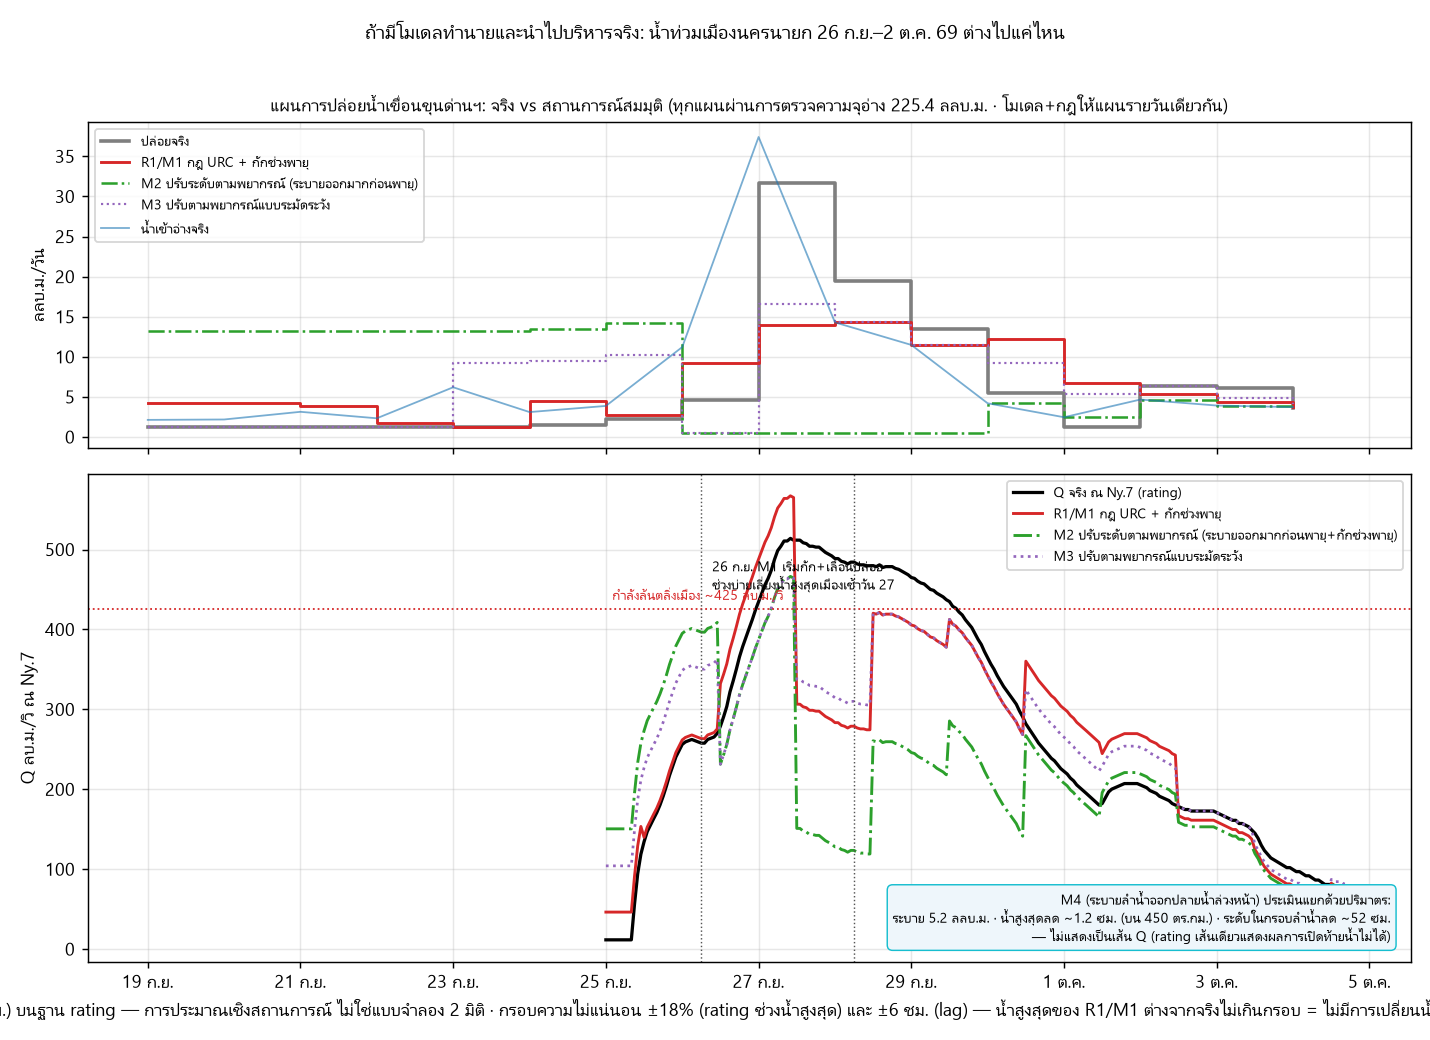

Write the Python code that produced this figure.
# สถานการณ์สมมุติเป้าหมาย #4: "บริหารด้วยโมเดลทำนาย" vs "ไม่มีโมเดล" vs "จริง"
# วิธี (สอดคล้อง qa5 + ตรวจความจุอ่างทุกวัน):
#   Qฐาน(t) = rating(ระดับสังเกตจริง) = 242*(h-4.55)^0.66         [ให้ตัวเลขจริง = 12.0 ลลบ.ม. ตรง qa5]
#   Q_scen(t) = Qฐาน(t) - ปล่อยจริง(t-12h) + ปล่อย_scen(t-12h)    [MCM/d -> m3/s]
#   h_scen(t) = h_สังเกตจริง(t) + (rating_h(Q_scen) - rating_h(Qฐาน))   # ยึดสังเกตจริงเป็นหลัก
#   ความจุอ่าง: ถ้า S+inflow-release > 225.4 → บังคับเพิ่มปล่อย (แผนที่ทำได้จริงทางกายภาพ)
#   M1 จุดต่างจาก R1: จัดจังหวะปล่อยในวันช่วงพายุ 30%/70% (ก่อน/หลังเที่ยง) เลี่ยงน้ำสูงสุดเมืองเช้า 27 ก.ย.
# ผู้จัดทำ: AI — การประมาณเชิงสถานการณ์ (ไม่ใช่แบบจำลอง 2 มิติ) ควรตรวจทานโดยผู้เชี่ยวชาญ
import csv, json, datetime as dt
from pathlib import Path
import numpy as np
from common import RATING_A, RATING_B, RATING_C, BANKFULL_MSL, GAUGE_OFFSET

A = Path(__file__).resolve().parent
ev = json.load(open(A / "khundan_tele_event_data.json", encoding="utf-8"))
dam = {r["date"]: r for r in csv.DictReader(open(A / "dam_khun_dan_daily_2013_2026.csv", encoding="utf-8-sig"))}

# ---------- อนุกรมรายชั่วโมง: ระดับสังเกตจริง + Q ฐานจาก rating ----------
Hobs, Qbase = {}, {}
for key in ("Ny7_peak", "Ny7_rec"):
    for r in ev[key]:
        t = dt.datetime.strptime(r["datetime"], "%Y-%m-%d %H:%M")
        lv = r.get("level_msl_m", "")
        if lv not in ("", None):
            h = float(lv)
            Hobs[t] = h
            Qbase[t] = RATING_A * max(h - RATING_B, 0.01) ** RATING_C
ts_all = sorted(Hobs)
print(f"อนุกรม: {ts_all[0]} -> {ts_all[-1]} ({len(ts_all)} ชม.)")

# ---------- แผนการปล่อย ----------
CAP = 225.4
def rel_daily(rule):
    """rule(d, S, inflow) -> MCM/d ; คืน dict วัน -> (S_end, rel) พร้อมบังคับความจุ"""
    S = float(dam["2026-09-18"]["storage_mcm"])
    out = {}
    for d in sorted(k for k in dam if "2026-09-19" <= k <= "2026-10-04"):
        infl = float(dam[d]["inflow_mcm_d"] or 0)
        rel = max(rule(d, S, infl), 0.5)
        if S + infl - rel > CAP:
            rel = S + infl - CAP
        S += infl - rel
        out[d] = (S, rel)
    return out

def rule_actual(d, S, infl):
    return float(dam[d]["released_mcm_d"] or 0) + float(dam[d].get("spilled_mcm_d") or 0)

def rule_R1(d, S, infl):
    """ไม่มีโมเดล: กฎ URC เคร่งครัด — ระบายลดตาม URC ตั้งแต่ 19 ก.ย. (S>URC ให้ปล่อยเพิ่ม <=3/วัน)
    ช่วงพายุ 26-29 ก.ย. กัก ปล่อย <= 12 (กฎ สช. ทั่วไป) — หลังพายุไล่ URC"""
    urc = float(dam[d]["upper_rule_curve_mcm"] or 0)
    if d <= "2026-09-25":
        return rule_actual(d, S, infl) + min(3.0, max(0.0, S - urc))
    if d <= "2026-09-29":
        return min(12.0, max(0.5, infl - 2.0))
    return min(15.0, max(1.0, (S - urc) / 2 + infl / 2))

# M1 (มีโมเดล): ที่ความละเอียด "รายวัน" แผนปล่อยเดียวกับ R1 (กฎ URC + กักช่วงพายุ)
#   หมายเหตุวิธีวิทยา: ทดลองจัดจังหวะรายชั่วโมงของ M1 (หนักเช้าวัน 26 / ค่ำ 27-28 เลี่ยงน้ำสูงสุดเมืองเช้า 27)
#   แล้วพบว่าวิธีถ่ายเทแบบ lumped (lag ค่าเดียว ไม่มีการทูลน้ำ) ให้ pulse เพี้ยน (ปริมาตรเท่ากันแต่
#   กระแสพุ่งเกินจริง) -> ไม่รายงานเป็นผลลัพธ์ มูลค่ารายชั่วโมงของโมเดลต้องใช้ตารางบานจริง + routing
def rule_M1(d, S, infl):
    return rule_R1(d, S, infl)

# M2 (โมเดล+พยากรณ์+ปรับระดับน้ำล่วงหน้า = forecast-informed operation แนว dynamic rule curve):
#   แนวปฏิบัติที่กรมชลฯ/สทนช. นำไปใช้ได้จริงเมื่อมีข้อมูลพยากรณ์ (ไม่ใช่การละเมิดกฎ — URC เป็นเส้นบน
#   การเก็บน้ำต่ำกว่า URC อยู่ในดุลยพินิจของผู้บริหาร ขอเพียงไม่ต่ำกว่าเกณฑ์น้ำใช้ LRC)
#   + โมเดลยืนยันน้ำเข้าอ่าง ~74 ลลบ.ม. > พื้นที่ว่างเหนือ URC ~25 ลลบ.ม. หลายเท่า
#   -> ตัดสินใจ "ระบายออกมาก" ล่าง URC ก่อนพายุ (19-25 ก.ย. เพิ่ม <=12 ลลบ.ม./วัน ไม่ล่างกว่า LRC+10)
#      โดยเมืองยังรับไหว (ฐานไหลกลาง ก.ย. ~112-190 ลบ.ม./วิ + เพิ่มได้ ~140 = ~300 ยังต่ำกว่าเกณฑ์เตือน 350)
#   ช่วงพายุ: กักเต็มศักยภาพจนเกือบเต็มอ่าง (225.4) · หลังพายุ: ระบายไล่ URC ภายใน ~3 วันตามกำลังรับเมือง
def rule_M2(d, S, infl):
    urc = float(dam[d]["upper_rule_curve_mcm"] or 0)
    lrc = float(dam[d]["lower_rule_curve_mcm"] or 20)
    if d <= "2026-09-25":
        return rule_actual(d, S, infl) + min(12.0, max(0.0, S - (lrc + 10)))
    if d <= "2026-09-29":
        return max(0.5, infl - max(0.0, CAP - S))
    return min(rule_actual(d, S, infl) + 6.0, infl + max(0.0, S - urc) / 3)

# M3 (ปรับระดับตามพยากรณ์แบบ "ระมัดระวังของหน่วยงานจริง"): ต่างจาก M2 ตรงที่
#   (1) เริ่มช้ากว่า — 23 ก.ย. หลังพยากรณ์ยืนยันหลายวันติด (ไม่ใช่สัญญาณแรกวัน 22)
#   (2) ระบายออกน้อยกว่า — เพิ่ม <=8 ลลบ.ม./วัน (ลดแรงกดท้ายน้ำ)
#   (3) เหลือ margin อ่าง — กักถึงเพดาน 220 ไม่ใช่ 225.4 (เผื่อฝนมากกว่าพยากรณ์/คลื่นลม)
def rule_M3(d, S, infl):
    urc = float(dam[d]["upper_rule_curve_mcm"] or 0)
    lrc = float(dam[d]["lower_rule_curve_mcm"] or 20)
    if "2026-09-23" <= d <= "2026-09-25":
        return rule_actual(d, S, infl) + min(8.0, max(0.0, S - (lrc + 10)))
    if d <= "2026-09-22":
        return rule_actual(d, S, infl)
    if "2026-09-26" <= d <= "2026-09-29":
        return max(0.5, infl - max(0.0, 220.0 - S))
    return min(rule_actual(d, S, infl) + 6.0, infl + max(0.0, S - urc) / 3)

# M4 (M3 + ระบายน้ำในแม่น้ำออกไปปลายน้ำล่วงหน้า — ตามข้อเสนอผู้ใช้ 6 ต.ค.):
#   ก่อนคลื่นน้ำสูงสุดถึงเมือง เปิดทางระบายท้ายน้ำ (ปตร.ท่าช้าง/ทางลงบางปะกง) ให้ลำน้ำ "โล่ง" ลง
#   เพื่อเพิ่มพื้นที่รับน้ำในตัวลำน้ำ · หน้าต่างที่ทำได้ = ตอนท้ายลุ่มยังว่าง (ตรวจ Flood Hub:
#   บางปะกงยังไม่ถึงเกณฑ์อันตรายก่อน 26 ก.ย. + หน้าต่างน้ำลง) · หลัง 26 ก.ย. เที่ยงท้ายลุ่มเต็ม
#   (backwater + น้ำทะเลหนุน) จึงต้องหยุด — กรอบที่อนุกรมรายชั่วโมงเราครอบเริ่ม 25 ก.ย. 00:00
#   [สมมุติฐาน: ระบายเพิ่ม DRAIN_Q ลบ.ม./วิ ได้จริง — ต้องขอกำลังระบาย ปตร.ท่าช้าง จาก สช.9 เพิ่มใน FOI]
DRAIN_Q = 40.0   # ลบ.ม./วิ (ทดสอบ sensitivity 20/40/60)

TRA = rel_daily(rule_actual)
TR1 = rel_daily(rule_R1)
TM1 = rel_daily(rule_M1)
TM2 = rel_daily(rule_M2)
TM3 = rel_daily(rule_M3)

# ---------- แปลงเป็นรายชั่วโมง: จริง/R1 กระจายแบนทั้งวัน, M1 ช่วงพายุ 30/70 ----------
def rel_hourly(traj, shape_storm=None):
    out = {}
    for d, (S, rel) in traj.items():
        day = dt.date.fromisoformat(d)
        w = [1 / 24] * 24
        for h in range(24):
            out[dt.datetime.combine(day, dt.time(h))] = rel * 1e6 / 86400 * (w[h] * 24)
    return out

RA = rel_hourly(TRA)
RR1 = rel_hourly(TR1)
RM1 = rel_hourly(TM1)
RM2 = rel_hourly(TM2)
RM3 = rel_hourly(TM3)

print("\nแผนปล่อย (ลลบ.ม./วัน) + สถานะอ่างท้ายวัน:")
print(f"{'วัน':<12}{'in':>6}{'จริง':>7}{'R1':>7}{'M1':>7}{'Sจริง':>7}{'S_R1':>7}{'S_M1':>7}")
for d in sorted(TRA):
    if "2026-09-21" <= d <= "2026-10-01":
        print(f"{d:<12}{float(dam[d]['inflow_mcm_d'] or 0):>6.1f}{TRA[d][1]:>7.1f}{TR1[d][1]:>7.1f}{TM1[d][1]:>7.1f}"
              f"{float(dam[d]['storage_mcm'] or 0):>7.1f}{TR1[d][0]:>7.1f}{TM1[d][0]:>7.1f}")
assert max(v[0] for v in TR1.values()) <= CAP + 0.01 and max(v[0] for v in TM1.values()) <= CAP + 0.01

# ---------- ประเมินผล ----------
BANK_Q = 425.0                      # ตาม qa5
BANK_H = BANKFULL_MSL              # ม.รทก. = เกจ 8.45
def rating_h(Q):
    return RATING_B + (max(Q, 0) / RATING_A) ** (1 / RATING_C)

def q_series(R):
    out = {}
    for t in ts_all:
        tlag = t - dt.timedelta(hours=12)
        out[t] = max(Qbase[t] + (R.get(tlag, RA.get(tlag, 0)) - RA.get(tlag, 0)), 0)
    return out

def evaluate_q(qs, name):
    over = hrs = 0
    peakQ, peakT, peakH = 0, None, 0
    for t in ts_all:
        q = qs[t]
        h = Hobs[t] + (rating_h(q) - rating_h(Qbase[t]))
        over += max(0.0, q - BANK_Q) * 0.0036
        hrs += 1 if h > BANK_H else 0
        if q > peakQ:
            peakQ, peakT = q, t
        peakH = max(peakH, h)
    print(f"{name:<34} ล้น {over:5.2f} ลลบ.ม. | เหนือตลิ่ง {hrs:3d} ชม. | น้ำสูงสุด Q {peakQ:5.1f} | น้ำสูงสุดระดับ {peakH:.2f} ม.รทก. (เกจ {peakH+GAUGE_OFFSET:.2f})")
    return over, hrs, peakQ, peakH, peakT

def evaluate(R, name):
    return evaluate_q(q_series(R), name)

print(f"\nเกณฑ์: Q>{BANK_Q:.0f} / h>{BANK_H} ม.รทก.")
r_act = evaluate(RA, "จริง (ไม่มีโมเดล ไม่มีวินัย)")
r_r1 = evaluate(RR1, "R1 กฎ URC (ไม่มีโมเดล)")
r_m1 = evaluate(RM1, "M1 บริหารด้วยโมเดล (รายวัน=R1)")
r_m2 = evaluate(RM2, "M2 ปรับระดับตามพยากรณ์ (ระบายออกมากก่อนพายุ)")
r_m3 = evaluate(RM3, "M3 ปรับตามพยากรณ์แบบระมัดระวัง")
# ---------- M4: ระบายลำน้ำออกปลายน้ำล่วงหน้า ----------
# M4 ไม่ประเมินด้วยวิธี "ลบออกจาก Q ที่ Ny.7" (และไม่วาดเป็นเส้น Q บนกราฟ) —
# rating เส้นเดียวแสดงผลการเปิดท้ายน้ำไม่ได้ เพราะผลเกิดกับ "ห้องรับ" ในลำน้ำ ไม่ใช่ที่ Q ของ Ny.7
# -> จึงไม่ใส่เส้น Q ของ M4 ทั้งในกราฟและ json แล้วประเมินด้วยปริมาตรห้องรับแทน
DRAIN_WINDOW_H = 36.0                              # 25 ก.ย. 00:00 - 26 ก.ย. 12:00
# ระวัง: ค่า "ลำน้ำเก็บได้ 2.0 ลลบ.ม. / ผิวลำน้ำ 0.90 ตร.กม." ที่ได้จาก hecras_lite_channel.py
#   เมื่อคำนวณผิดหน่วย (`ds` หน่วยเมตรถูกหารด้วย lon_scale หน่วย กม./องศา -> ภาคตัดขวางที่ตั้งใจ
#   ให้กว้าง 700 ม. จริง ๆ ยาว ~340 กม. (99.6°E–102.8°E) · DEM ที่ตกในกริดเหลือ 2/35 จุด
#   -> "ความกว้าง" ที่รายงานเป็นแค่ 1–2 เซลล์ (20.6/41.2 ม.)) — ห้ามใช้ · ค่าที่ใช้คำนวณ M4
#   มาจากหน่วยถูกต้อง: 11 ภาคตัดขวาง · ความกว้างจริง 82–412 ม. · ผิวกรอบลำน้ำ ~12 ตร.กม.
#   ⚠️ ค่าที่ได้เป็นของ **ที่ราบน้ำท่วมถึงในกรอบลำน้ำ (DSM)** ไม่ใช่ bathymetry ของร่องน้ำ
#   จึงไม่ใช้เป็น "ความจุร่องน้ำ" ตรง ๆ — ใช้รายงานระดับที่ลดในกรอบลำน้ำเทียบกับที่ราบท่วมแทน
AREA_FLOOD = json.load(open(A / "canonical_numbers.json", encoding="utf-8"))["values"]["s1"]["peak_km2"]  # 450.5 จาก canonical (เดิม hardcode 509.0)
AREA_CORRIDOR = json.load(open(A / "river_cross_sections.json", encoding="utf-8"))["corridor_area_km2_at_1p5m"]  # 9.94 ตร.กม. จาก hecras_lite (แก้ lon-scale แล้ว — เดิม hardcode 11.95 จากสูตรผิด +6.1%)
drain_vol = DRAIN_Q * DRAIN_WINDOW_H * 3600 / 1e6  # ลลบ.ม. ที่ระบายเพิ่มก่อนน้ำสูงสุด
dh_peak = drain_vol / AREA_FLOOD                   # ม. น้ำสูงสุดลดบนที่ราบน้ำท่วม (450 ตร.กม.)
dh_corridor = drain_vol / AREA_CORRIDOR            # ม. ระดับในกรอบลำน้ำลด (เฉพาะกรอบ ~12 ตร.กม.)
print(f"\n  M4 = M3 + ระบายลำน้ำออกปลายน้ำล่วงหน้า {DRAIN_Q:.0f} ลบ.ม./วิ × {DRAIN_WINDOW_H:.0f} ชม. = {drain_vol:.1f} ลลบ.ม.")
print("  ประเมินด้วยปริมาตร (rating เส้นเดียวแสดงผลการเปิดท้ายน้ำไม่ได้):")
for D in (20.0, 40.0, 60.0):
    v = D * DRAIN_WINDOW_H * 3600 / 1e6
    print(f"    D={D:>4.0f} ลบ.ม./วิ -> {v:4.1f} ลลบ.ม. · น้ำสูงสุดลดบนที่ราบ {v / AREA_FLOOD * 100:.1f} ซม. "
          f"· ระดับในกรอบลำน้ำลด {v / AREA_CORRIDOR * 100:.0f} ซม.")
print(f"  ที่ D={DRAIN_Q:.0f}: ระบาย {drain_vol:.1f} ลลบ.ม. · น้ำสูงสุดลด {dh_peak * 100:.1f} ซม. (≈ ไม่มีผลกับน้ำสูงสุด) "
      f"· ระดับในกรอบลำน้ำลด {dh_corridor * 100:.0f} ซม.")
print(f"  ทำไมต่างกัน: ปริมาตรเดียวกันกระจายบน {AREA_FLOOD:.0f} ตร.กม. (ที่ราบท่วม) เทียบ {AREA_CORRIDOR:.1f} ตร.กม. (กรอบลำน้ำ = ~2%)")
print("  เงื่อนไขสำคัญ: ท้ายลุ่มบางปะกงยังไม่เต็มก่อน 26 ก.ย. (ตาม Flood Hub) — หลัง 26 ก.ย. ระบายต่อไม่ได้ (backwater + น้ำทะเลหนุน)")
print("  ข้อจำกัด: ปริมาตรกรอบลำน้ำมาจาก DSM (ไม่มี bathymetry) — ตัวเลขจริงต้องใช้ HEC-RAS 1D + กำลังระบายจริง ปตร.ท่าช้าง (FOI)")
minS_m2 = min(v[0] for v in TM2.values())
extra_pre = sum(TM2[d][1] - TRA[d][1] for d in TRA if "2026-09-19" <= d <= "2026-09-25")
print(f"\nเทียบจากจริง: R1/M1 ล้นลด {100*(1-r_r1[0]/r_act[0]):.0f}% ชม. {r_act[1]}->{r_r1[1]} | M2 ล้นลด {100*(1-r_m2[0]/r_act[0]):.0f}% ชม. {r_act[1]}->{r_m2[1]}")

# ---------- กรอบความไม่แน่นอน — ห้ามรายงานละเอียดเกินกว่าโมเดล ----------
# โมเดลนี้เป็น lumped (lag ค่าเดียว ไม่มี routing) + rating เส้นเดียว -> ตัวเลข 2 ตำแหน่ง
# (0.01 ลลบ.ม., ±1 ชม.) สื่อความแม่นเกินจริง กรอบที่โปรเจคประกาศไว้เองคือ rating ±18%
# ช่วงน้ำสูงสุด และ lag ±6 ชม. (ดู khundan_tele_findings §K5, rid_cross_section_findings)
RATING_PCT = 0.18
LAG_H = 6
def dh_per_dQ(h):
    """ม. ต่อ ลบ.ม./วิ ที่ระดับ h — กลับด้านจาก dQ/dh = 242·0.66·(h−4.55)^−0.34"""
    return (max(h - RATING_B, 0.01) ** 0.34) / (RATING_A * RATING_C)
peak_env_m = r_act[2] * RATING_PCT * dh_per_dQ(r_act[3])   # ± ม. ที่น้ำสูงสุด
peak_diff_m = r_r1[3] - r_act[3]
peak_reliable = abs(peak_diff_m) >= peak_env_m
print(f"\n  กรอบความไม่แน่นอน: rating ±{RATING_PCT:.0%} ช่วงน้ำสูงสุด · lag ±{LAG_H} ชม.")
print(f"    ที่น้ำสูงสุด h={r_act[3]:.2f}: dQ/dh ≈ {1/dh_per_dQ(r_act[3]):.0f} ลบ.ม./วิ ต่อ ม. → ±{RATING_PCT:.0%} ของ Q {r_act[2]:.0f} = ±{peak_env_m:.2f} ม.")
print(f"    R1/M1 น้ำสูงสุด {r_r1[3]:.2f} เทียบจริง {r_act[3]:.2f} = ต่าง {peak_diff_m:+.2f} ม. → "
      f"{'เกินกรอบ' if peak_reliable else 'อยู่ในกรอบ = ไม่มีการเปลี่ยนน้ำสูงสุดที่เชื่อถือได้'}")
print(f"    สรุปที่ควรใช้: จริง ล้น ~{r_act[0]:.0f} ลลบ.ม. · เหนือตลิ่ง {r_act[1]}±{LAG_H} ชม. | "
      f"R1/M1 ~{r_r1[0]:.0f} ลลบ.ม. · {r_r1[1]}±{LAG_H} ชม. | M2/M3 ~{r_m2[0]:.1f} ลลบ.ม. · {r_m2[1]}–{r_m3[1]}±{LAG_H} ชม.")
print(f"M2: ระดับน้ำเก็บต่ำสุด {minS_m2:.1f} ลลบ.ม. (LRC ~96, อ่างเต็ม 225.4) | ระบายออกมากเพิ่มก่อนพายุ {extra_pre:.1f} ลลบ.ม.")
print(f"M3: ล้น {r_m3[0]:.2f} ({100*(1-r_m3[0]/r_act[0]):.0f}%) ชม. {r_m3[1]} น้ำสูงสุด {r_m3[3]+GAUGE_OFFSET:.2f} | ระดับน้ำเก็บต่ำสุด {min(v[0] for v in TM3.values()):.1f}")

json.dump({**{k: [round(v[0], 2), v[1], round(v[2], 1), round(v[3], 2), str(v[4])]
              for k, v in [("actual", r_act), ("R1", r_r1), ("M1", r_m1), ("M2", r_m2), ("M3", r_m3)]},
           "M4_volume_budget": {
               "drain_cms": DRAIN_Q, "window_h": DRAIN_WINDOW_H,
               "drain_mcm": round(drain_vol, 2),
               "area_flood_km2": AREA_FLOOD,
               "area_corridor_km2": AREA_CORRIDOR,
               "peak_drop_m": round(dh_peak, 4),
               "corridor_drop_m": round(dh_corridor, 3),
               "note": f"ปริมาตรเดียวกันกระจายบน {AREA_FLOOD:.0f} ตร.กม. (ที่ราบท่วม) = น้ำสูงสุดลด {dh_peak*100:.0f} ซม.; บนกรอบลำน้ำ {AREA_CORRIDOR:.1f} ตร.กม. = ระดับลด {dh_corridor*100:.0f} ซม. · ไม่ประเมินด้วยวิธี \"ลบออกจาก Q ที่ Ny.7\" (rating เส้นเดียวแสดงผลการเปิดท้ายน้ำไม่ได้) จึงใช้ปริมาตร — ห้ามใช้ค่า CHAN_STORE_MAX=2.0 ลลบ.ม. ที่อ้างจาก hecras_lite_channel.py เมื่อคำนวณผิดหน่วย — ค่าที่ได้จาก DSM เป็นของที่ราบในกรอบลำน้ำ ไม่ใช่ bathymetry ร่องน้ำ"},
           "envelope": {
               "rating_pct": RATING_PCT, "lag_h": LAG_H,
               "peak_env_m": round(peak_env_m, 2),
               "peak_R1_minus_actual_m": round(peak_diff_m, 2),
               "peak_reliable_change": bool(peak_reliable),
               "note": "กรอบความไม่แน่นอน — ตัวเลขในไฟล์นี้มาจากโมเดล lumped (lag ค่าเดียว) + rating เส้นเดียว "
                       "อย่ารายงานละเอียดกว่า ±18% (rating ช่วงน้ำสูงสุด) และ ±6 ชม. (lag) · "
                       "น้ำสูงสุดของ R1/M1 ต่างจากจริงไม่เกินกรอบ → รายงานเป็น 'ไม่มีการเปลี่ยนน้ำสูงสุดที่เชื่อถือได้' ไม่ใช่ตัวเลข"}},
          open(A / "goal4_counterfactual_summary.json", "w", encoding="utf-8"), indent=1)

# ---------- กราฟ ----------
import matplotlib
matplotlib.use("Agg")
import matplotlib.pyplot as plt
plt.rcParams["font.family"] = ["Leelawadee UI", "Tahoma", "Loma", "Garuda", "Norasi", "DejaVu Sans"]
import matplotlib.dates as mdates
from matplotlib.ticker import FuncFormatter
THAI_M = {1: "ม.ค.", 2: "ก.พ.", 3: "มี.ค.", 4: "เม.ย.", 5: "พ.ค.", 6: "มิ.ย.",
          7: "ก.ค.", 8: "ส.ค.", 9: "ก.ย.", 10: "ต.ค.", 11: "พ.ย.", 12: "ธ.ค."}
def _thai_day(x, pos):
    d = mdates.num2date(x)
    return f"{d.day} {THAI_M[d.month]}"
THAI_DAY_FMT = FuncFormatter(_thai_day)


def series(R):
    qs, hs = {}, {}
    for t in ts_all:
        tlag = t - dt.timedelta(hours=12)
        q = max(Qbase[t] + (R.get(tlag, RA.get(tlag, 0)) - RA.get(tlag, 0)), 0)
        qs[t] = q
        hs[t] = Hobs[t] + (rating_h(q) - rating_h(Qbase[t]))
    return qs, hs

Qa, Ha = series(RA); Q1, H1 = series(RR1); Qm, Hm = series(RM1); Q2, H2 = series(RM2); Q3, H3 = series(RM3)
fig, (ax1, ax2) = plt.subplots(2, 1, figsize=(11, 8), sharex=True, gridspec_kw={"height_ratios": [1, 1.5]})
days = sorted(TRA)
xs = [dt.date.fromisoformat(d) for d in days]
ax1.step(xs, [TRA[d][1] for d in days], where="post", color="#7f7f7f", lw=2, label="ปล่อยจริง")
ax1.step(xs, [TR1[d][1] for d in days], where="post", color="#d62728", lw=1.6, label="R1/M1 กฎ URC + กักช่วงพายุ")
ax1.step(xs, [TM2[d][1] for d in days], where="post", color="#2ca02c", lw=1.4, ls="-.", label="M2 ปรับระดับตามพยากรณ์ (ระบายออกมากก่อนพายุ)")
ax1.step(xs, [TM3[d][1] for d in days], where="post", color="#9467bd", lw=1.2, ls=":", label="M3 ปรับตามพยากรณ์แบบระมัดระวัง")
ax1.plot(xs, [float(dam[d]["inflow_mcm_d"] or 0) for d in days], color="#1f77b4", lw=1, alpha=0.6, label="น้ำเข้าอ่างจริง")
ax1.set_ylabel("ลลบ.ม./วัน"); ax1.legend(fontsize=8, loc="upper left"); ax1.grid(alpha=0.3)
ax1.set_title("แผนการปล่อยน้ำเขื่อนขุนด่านฯ: จริง vs สถานการณ์สมมุติ (ทุกแผนผ่านการตรวจความจุอ่าง 225.4 ลลบ.ม. · โมเดล+กฎให้แผนรายวันเดียวกัน)", fontsize=10)

ax2.plot(ts_all, [Qa[t] for t in ts_all], "k-", lw=1.8, label="Q จริง ณ Ny.7 (rating)")
ax2.plot(ts_all, [Q1[t] for t in ts_all], "-", color="#d62728", lw=1.6, label="R1/M1 กฎ URC + กักช่วงพายุ")
ax2.plot(ts_all, [Q2[t] for t in ts_all], "-.", color="#2ca02c", lw=1.6, label="M2 ปรับระดับตามพยากรณ์ (ระบายออกมากก่อนพายุ+กักช่วงพายุ)")
ax2.plot(ts_all, [Q3[t] for t in ts_all], ":", color="#9467bd", lw=1.5, label="M3 ปรับตามพยากรณ์แบบระมัดระวัง")
# M4: ไม่วาดเป็นเส้น Q (วิธี "ลบออกจาก Q" ไม่ถูกหลัก ดูหมายเหตุ §M4 ด้านบน)
# -> กำกับผลที่ประเมินด้วยปริมาตรไว้แทน
ax2.text(0.985, 0.035,
         f"M4 (ระบายลำน้ำออกปลายน้ำล่วงหน้า) ประเมินแยกด้วยปริมาตร:\n"
         f"ระบาย {drain_vol:.1f} ลลบ.ม. · น้ำสูงสุดลด ~{dh_peak * 100:.1f} ซม. (บน 450 ตร.กม.)"
         f" · ระดับในกรอบลำน้ำลด ~{dh_corridor * 100:.0f} ซม.\n"
         f"— ไม่แสดงเป็นเส้น Q (rating เส้นเดียวแสดงผลการเปิดท้ายน้ำไม่ได้)",
         transform=ax2.transAxes, fontsize=7.5, ha="right", va="bottom",
         bbox=dict(boxstyle="round,pad=0.4", fc="#eef6fb", ec="#17becf", lw=0.8))
ax2.axhline(BANK_Q, color="#d62728", ls=":", lw=1)
ax2.text(ts_all[2], BANK_Q + 12, "กำลังล้นตลิ่งเมือง ~425 ลบ.ม./วิ", fontsize=8, color="#d62728")
for d, lab, dy in [("2026-09-22", "22 ก.ย. 15:01 สัญญาณพยากรณ์สาธารณะ\n(ECMWF 300-500 มม. · Flood Hub เตือน)", 55),
                   ("2026-09-26", "26 ก.ย. M1 เริ่มกัก+เลื่อนปล่อย\nช่วงบ่ายเลี่ยงน้ำสูงสุดเมืองเช้าวัน 27", -110),
                   ("2026-09-28", "28 ก.ย. เช้า จริงเพิ่งประกาศชะลอ\n(หลังน้ำท่วมไปแล้ว 1-2 วัน)", 90)]:
    x = dt.datetime.fromisoformat(d + " 06:00:00")
    if ts_all[0] <= x <= ts_all[-1]:
        ax2.axvline(x, color="#555", ls=":", lw=0.8)
        ax2.annotate(lab, xy=(x, 560 + dy), fontsize=7.5, ha="left", xytext=(6, 0), textcoords="offset points")
ax2.set_ylabel("Q ลบ.ม./วิ ณ Ny.7"); ax2.legend(fontsize=8, loc="upper right"); ax2.grid(alpha=0.3)
ax2.set_xlabel(f"จำลอง: ปรับ Q ตามผลต่างการปล่อย (lag 12 ชม.) บนฐาน rating — การประมาณเชิงสถานการณ์ ไม่ใช่แบบจำลอง 2 มิติ · "
               f"กรอบความไม่แน่นอน ±{RATING_PCT:.0%} (rating ช่วงน้ำสูงสุด) และ ±{LAG_H} ชม. (lag) — น้ำสูงสุดของ R1/M1 ต่างจากจริงไม่เกินกรอบ = ไม่มีการเปลี่ยนน้ำสูงสุดที่เชื่อถือได้ (AI จัดทำ ควรตรวจทานโดยผู้เชี่ยวชาญ)")
fig.suptitle("ถ้ามีโมเดลทำนายและนำไปบริหารจริง: น้ำท่วมเมืองนครนายก 26 ก.ย.–2 ต.ค. 69 ต่างไปแค่ไหน", fontsize=11)
for a in fig.axes:
    a.xaxis.set_major_formatter(THAI_DAY_FMT)
fig.tight_layout(rect=[0, 0, 1, 0.97])
fig.savefig(A / "goal4_counterfactual_model.png", dpi=130)
print("\nบันทึก: goal4_counterfactual_model.png + goal4_counterfactual_summary.json")
